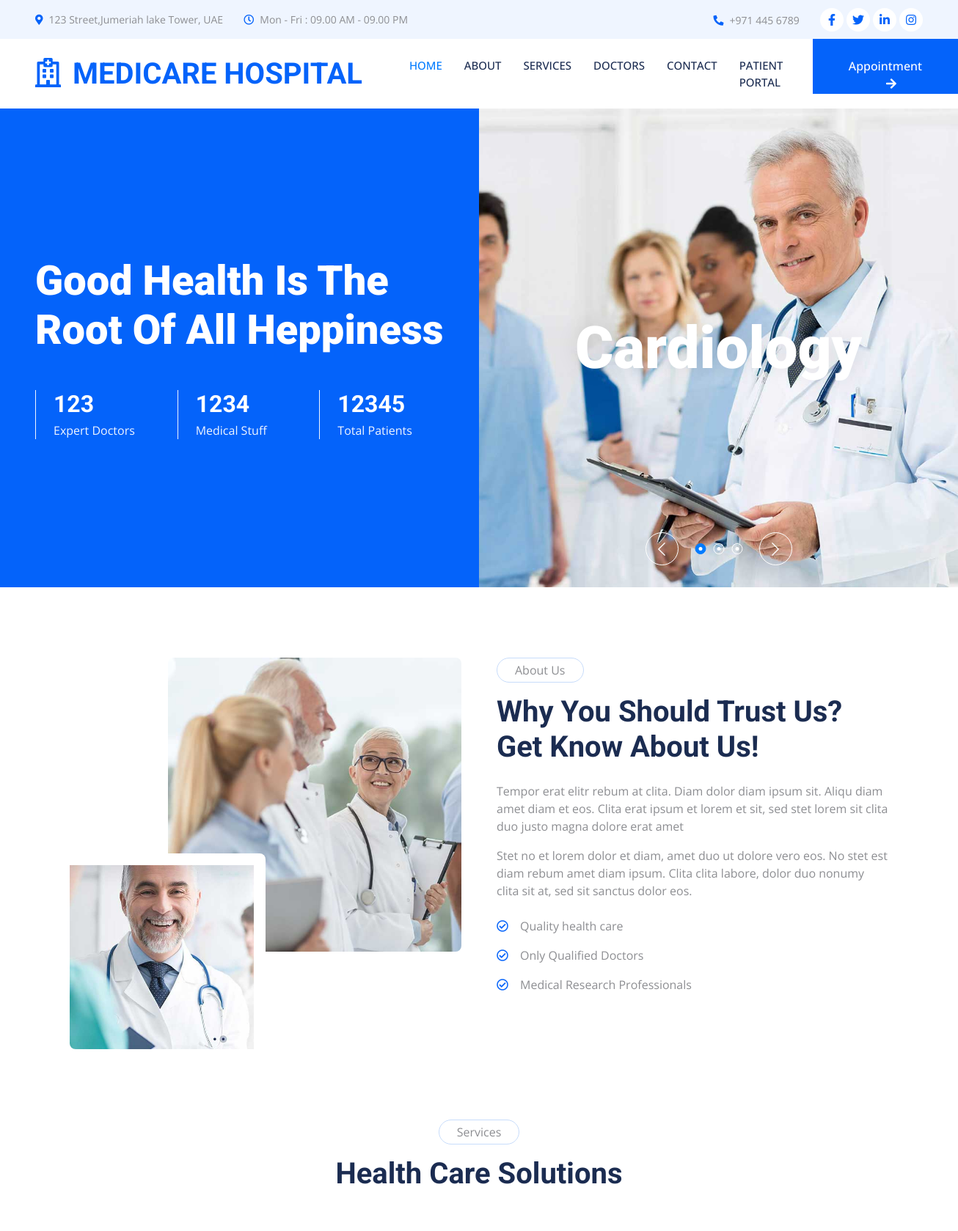
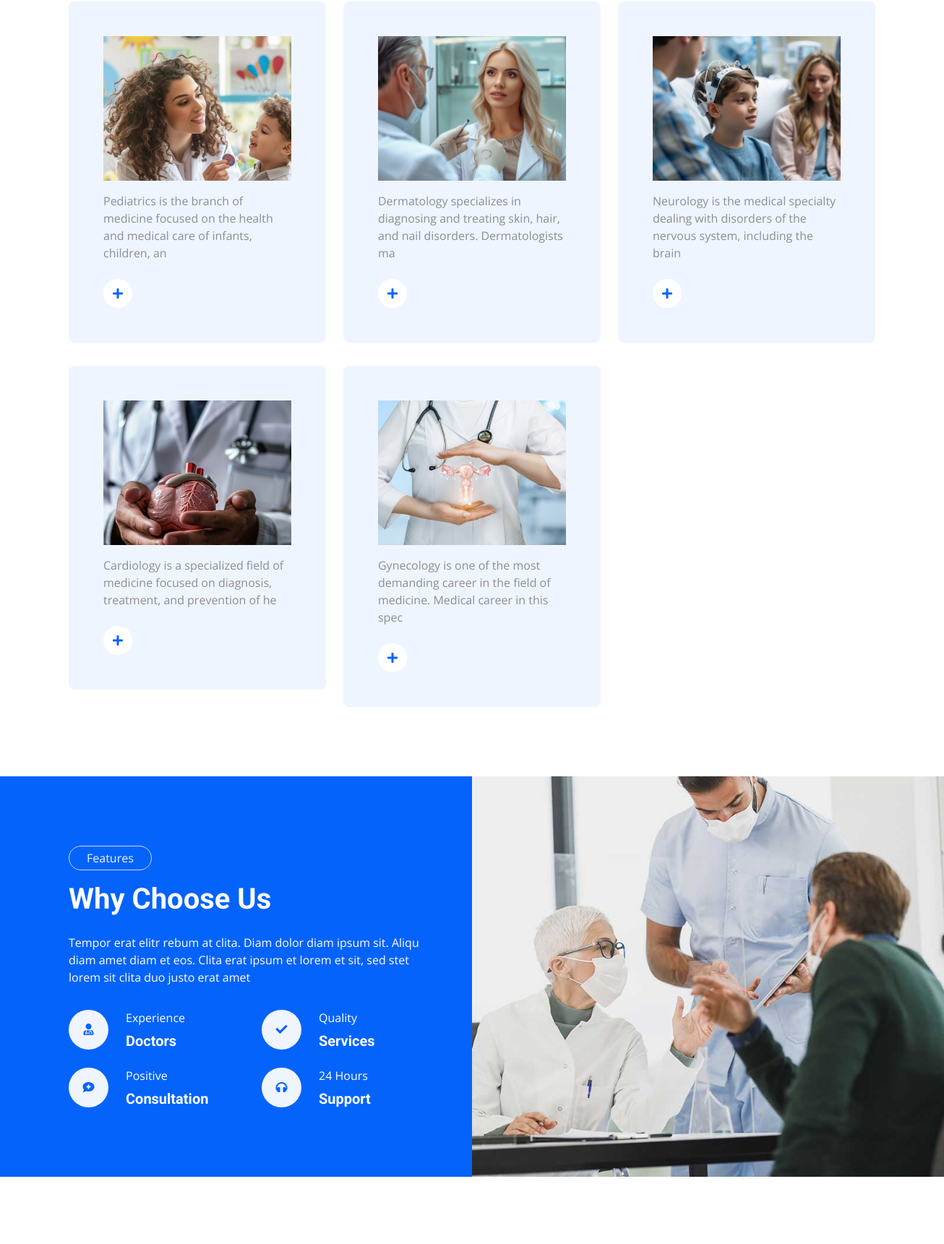
The page / (upper part) on the database its author committed (2 pictures, top to bottom).
### hosp_staff/models.py (models this page shows)
class Department(models.Model):
    name = models.CharField(max_length=255, unique=True)
    description = models.TextField(blank=True, null=True)
    dep_image = models.ImageField(upload_to='departments', blank=True, null=True)
    status = models.BooleanField(default=True)  # True for Active, False for Inactive
    def __str__(self):
        return self.name

### hosp_visitor/views.py (the view)
# urls.py: 2. Add a URL to urlpatterns:  path('', views.home, name='home')
def home(request):
    dep = Department.objects.all()
    loc = CompanyLocation.objects.all()
    doc = Doctor.objects.all()
    context = {
        'dep': dep,
        'doc': doc,
        'loc': loc,
    }
    return render(request,'hosp_visitor/home.html',context)

### hosp_visitor/templates/hosp_visitor/home.html (shortened to what this page needs)
{% extends 'hosp_visitor/base.html' %}
{% load static %}
{% block content %}
<div class="container-fluid header bg-primary p-0 mb-5">
        <div class="row g-0 align-items-center flex-column-reverse flex-lg-row">
            <div class="col-lg-6 p-5 wow fadeIn" data-wow-delay="0.1s">
                <h1 class="display-4 text-white mb-5">Good Health Is The Root Of All Heppiness</h1>
                <div class="row g-4">
                    <div class="col-sm-4">
                        <div class="border-start border-light ps-4">
                            <h2 class="text-white mb-1" data-toggle="counter-up">123</h2>
                            <p class="text-light mb-0">Expert Doctors</p>
                        </div>
                    </div>
                    <div class="col-sm-4">
                        <div class="border-start border-light ps-4">
                            <h2 class="text-white mb-1" data-toggle="counter-up">1234</h2>
                            <p class="text-light mb-0">Medical Stuff</p>
                        </div>
                    </div>
                    <div class="col-sm-4">
                        <div class="border-start border-light ps-4">
                            <h2 class="text-white mb-1" data-toggle="counter-up">12345</h2>
                            <p class="text-light mb-0">Total Patients</p>
                        </div>
                    </div>
                </div>
            </div>
            <div class="col-lg-6 wow fadeIn" data-wow-delay="0.5s">
                <div class="owl-carousel header-carousel">
                    <div class="owl-carousel-item position-relative">
                        <img class="img-fluid" src="{% static 'img/carousel-1.jpg' %}" alt="">
                        <div class="owl-carousel-text">
                            <h1 class="display-1 text-white mb-0">Cardiology</h1>
                        </div>
                    </div>
                </div>
            </div>
        </div>
    </div>
    <div class="container-xxl py-5">
        <div class="container">
            <div class="row g-5">
                <div class="col-lg-6 wow fadeIn" data-wow-delay="0.1s">
                    <div class="d-flex flex-column">
                        <img class="img-fluid rounded w-75 align-self-end" src="{% static 'img/about-1.jpg' %}" alt="">
                        <img class="img-fluid rounded w-50 bg-white pt-3 pe-3" src="{% static 'img/about-2.jpg' %}" alt="" style="margin-top: -25%;">
                    </div>
                </div>
                <div class="col-lg-6 wow fadeIn" data-wow-delay="0.5s">
                    <p class="d-inline-block border rounded-pill py-1 px-4">About Us</p>
                    <h1 class="mb-4">Why You Should Trust Us? Get Know About Us!</h1>
                    <p>Tempor erat elitr rebum at clita. Diam dolor diam ipsum sit. Aliqu diam amet diam et eos. Clita erat ipsum et lorem et sit, sed stet lorem sit clita duo justo magna dolore erat amet</p>
                    <p class="mb-4">Stet no et lorem dolor et diam, amet duo ut dolore vero eos. No stet est diam rebum amet diam ipsum. Clita clita labore, dolor duo nonumy clita sit at, sed sit sanctus dolor eos.</p>
                    <p><i class="far fa-check-circle text-primary me-3"></i>Quality health care</p>
                    <p><i class="far fa-check-circle text-primary me-3"></i>Only Qualified Doctors</p>
                    <p><i class="far fa-check-circle text-primary me-3"></i>Medical Research Professionals</p>
                </div>
            </div>
        </div>
    </div>
    <div class="container-xxl py-5">
        <div class="container">
            <div class="text-center mx-auto mb-5 wow fadeInUp" data-wow-delay="0.1s" style="max-width: 600px;">
                <p class="d-inline-block border rounded-pill py-1 px-4">Services</p>
                <h1>Health Care Solutions</h1>
            </div>
            <div class="row g-4">
                {% for dept in dep %}
                <div class="col-lg-4 col-md-6 wow fadeInUp" data-wow-delay="{{ forloop.counter0|floatformat:1 }}s" style="height: fit-content;">
                    <div class="service-item bg-light rounded h-100 p-5 d-flex flex-column" style="position: relative;">
                        <div class="image-container" style="height: 200px; overflow: hidden;">
                            <div class="bg-image" style="background-image: url('{{ dept.dep_image.url }}'); height: 100%; background-size: cover; background-position: center;"></div>
                        </div>
                        <p class="mb-4 mt-3">{{ dept.description|slice:":100"}}</p>
                        <a class="btn" href="{% url 'services' %}"><i class="fa fa-plus text-primary me-3"></i>Read More</a>
                    </div>
                </div>
                {% endfor %}
            </div>
        </div>
    </div>
    <div class="container-fluid bg-primary overflow-hidden my-5 px-lg-0">
        <div class="container feature px-lg-0">
            <div class="row g-0 mx-lg-0">
                <div class="col-lg-6 feature-text py-5 wow fadeIn" data-wow-delay="0.1s">
                    <div class="p-lg-5 ps-lg-0">
                        <p class="d-inline-block border rounded-pill text-light py-1 px-4">Features</p>
                        <h1 class="text-white mb-4">Why Choose Us</h1>
                        <p class="text-white mb-4 pb-2">Tempor erat elitr rebum at clita. Diam dolor diam ipsum sit. Aliqu diam amet diam et eos. Clita erat ipsum et lorem et sit, sed stet lorem sit clita duo justo erat amet</p>
                        <div class="row g-4">
                            <div class="col-6">
                                <div class="d-flex align-items-center">
                                    <div class="d-flex flex-shrink-0 align-items-center justify-content-center rounded-circle bg-light" style="width: 55px; height: 55px;">
                                        <i class="fa fa-user-md text-primary"></i>
                                    </div>
                                    <div class="ms-4">
                                        <p class="text-white mb-2">Experience</p>
                                        <h5 class="text-white mb-0">Doctors</h5>
                                    </div>
                                </div>
                            </div>
                            <div class="col-6">
                                <div class="d-flex align-items-center">
                                    <div class="d-flex flex-shrink-0 align-items-center justify-content-center rounded-circle bg-light" style="width: 55px; height: 55px;">
                                        <i class="fa fa-check text-primary"></i>
                                    </div>
                                    <div class="ms-4">
                                        <p class="text-white mb-2">Quality</p>
                                        <h5 class="text-white mb-0">Services</h5>
                                    </div>
                                </div>
                            </div>
                            <div class="col-6">
                                <div class="d-flex align-items-center">
                                    <div class="d-flex flex-shrink-0 align-items-center justify-content-center rounded-circle bg-light" style="width: 55px; height: 55px;">
                                        <i class="fa fa-comment-medical text-primary"></i>
                                    </div>
                                    <div class="ms-4">
                                        <p class="text-white mb-2">Positive</p>
                                        <h5 class="text-white mb-0">Consultation</h5>
                                    </div>
                                </div>
                            </div>
                            <div class="col-6">
                                <div class="d-flex align-items-center">
                                    <div class="d-flex flex-shrink-0 align-items-center justify-content-center rounded-circle bg-light" style="width: 55px; height: 55px;">
                                        <i class="fa fa-headphones text-primary"></i>
                                    </div>
                                    <div class="ms-4">
                                        <p class="text-white mb-2">24 Hours</p>
                                        <h5 class="text-white mb-0">Support</h5>
                                    </div>
                                </div>
                            </div>
                        </div>
                    </div>
                </div>
                <div class="col-lg-6 pe-lg-0 wow fadeIn" data-wow-delay="0.5s" style="min-height: 400px;">
                    <div class="position-relative h-100">
                        <img class="position-absolute img-fluid w-100 h-100" src="{% static 'img/feature.jpg' %}" style="object-fit: cover;" alt="">
                    </div>
                </div>
            </div>
        </div>
    </div>
    <div class="container-xxl py-5">
    </div>
{% endblock %}

### hosp_visitor/static/css/style.css (style rules this page uses)
:root { --primary: #0463FA; --light: #EFF5FF; --dark: #1B2C51; }
.btn { font-weight: 500; transition: .5s; }
.header-carousel .owl-carousel-text { position: absolute; width: 100%; height: 100%; padding: 3rem; top: 0; left: 0; display: flex; align-items: center; justify-content: center; text-shadow: 0 0 30px rgba(0, 0, 0, .1); }
.service-item { transition: .5s; }
.service-item .btn { width: 40px; height: 40px; display: inline-flex; align-items: center; background: #FFFFFF; border-radius: 40px; white-space: nowrap; overflow: hidden; transition: .5s; }
@media (min-width: 992px) { .container.feature { max-width: 100% !important; } }
@media (min-width: 992px) { .feature-text { padding-left: calc(((100% - 960px) / 2) + .75rem); } }
@media (min-width: 1200px) { .feature-text { padding-left: calc(((100% - 1140px) / 2) + .75rem); } }
:root { --primary: #007bff; }

### rows shown on the page
Department: dep_image (picture), description "Pediatrics is the branch of medicine focused on the health and medical care of infants, children, an"
Department: dep_image (picture), description "Dermatology specializes in diagnosing and treating skin, hair, and nail disorders. Dermatologists ma"
Department: dep_image (picture), description "Neurology is the medical specialty dealing with disorders of the nervous system, including the brain"
Department: dep_image (picture), description "Cardiology is a specialized field of medicine focused on diagnosis, treatment, and prevention of he"
Department: dep_image (picture), description "Gynecology is one of the most demanding career in the field of medicine. Medical career in this spec"
